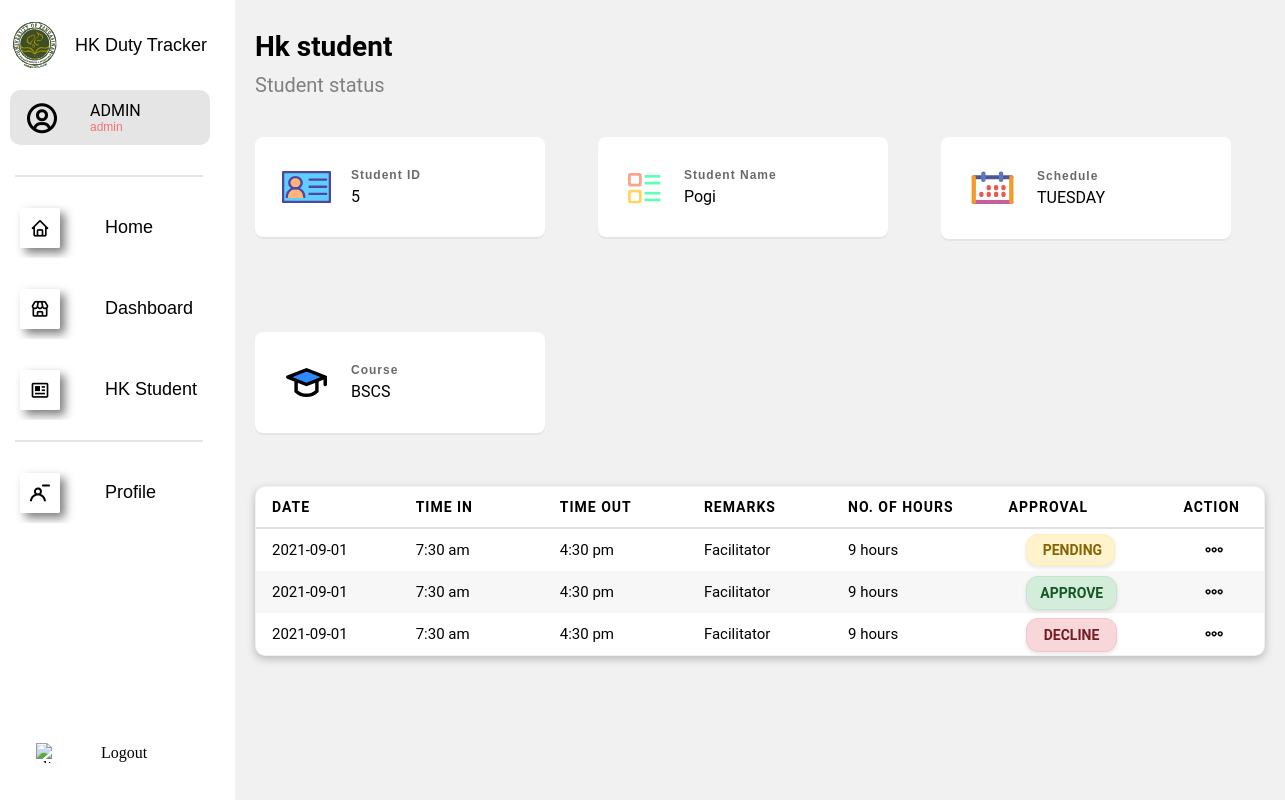
Screenshot of /hk.php?id=5 (signed in) with the database file from the repository.
### tables this page shows
CREATE TABLE students (
    id INT AUTO_INCREMENT PRIMARY KEY,
    name VARCHAR(255),
    hk_type INT(11),
    course_code VARCHAR(50),
    hk_duty_status ENUM('Man Power', 'Facilitator', 'Office Duty'),
    rendered_hours INT(11),
    schedule_days VARCHAR(255)  
);

### hk.php (the view, shortened to what this page needs)
<?php
include 'backend/connection.php';
$student_id = $_GET['id'] ?? null;
if ($student_id) {
    $stmt = $conn->prepare("
    SELECT *,
    schedule_days AS schedule
    FROM students
    WHERE id = ?
    ");
    $stmt->bind_param("i", $student_id);
    $stmt->execute();
    $result = $stmt->get_result();
    if ($result->num_rows === 1) {
        $student_data = $result->fetch_assoc();
    } else {
        header("Location: /ADMIN_DTR/dashboard.php");
        exit;
    }
}
?>
<!DOCTYPE html>
<html lang="en">
<head>
    <link rel="stylesheet" type= "text/css" href = "/ADMIN_DTR/design/hk_style.css">
</head>
<body>
<div class="wrapper">
    <?php include 'includes/sidebar.php'; ?>
    <div class="main">
        <h1 class="title_hk">Hk student</h1>
        <h2 class="subtitle_hk">Student status</h2>
        <div class="student_id_wrapper">
        <?php if(isset($error)): ?>
                <div class="error"><?php echo $error; ?></div>
            <?php elseif(isset($student_data)): ?>
            <div class="student_id_container">
                <div class="student-id-content">
                    <div class="student-img-wrapper">
                        <img loading="lazy"
                            src="/ADMIN_DTR/images/id.svg"
                            alt="Student ID icon"/>
                    </div>
                    <div class="student-id-info">
                        <div class="student-id-label">Student ID</div>
                            <div class="student-id-number">
                                <?php echo htmlspecialchars($student_data['id'])?>
                            </div>
                    </div>
                </div>
            </div>
            <div class="student_id_container">
                <div class="student-id-content">
                    <div class="student-img-wrapper">
                        <img loading="lazy"
                            src="/ADMIN_DTR/images/details.svg"
                            class="student-id-icon"
                            alt="Student ID icon"/>
                    </div>
                    <div class="student-id-info">
                        <div class="student-id-label">Student Name</div>
                        <div class="student-name">
                            <?php echo htmlspecialchars($student_data['name'])?>
                        </div>
                    </div>
                </div>
            </div>
            <div class="student_id_container">
                <div class="student-id-content">
                    <div class="student-img-wrapper">
                        <img loading="lazy"
                            src="/ADMIN_DTR/images/date.svg"
                            class="student-id-icon"
                            alt="Student ID icon"/>
                    </div>
                    <div class="student-id-info">
                        <div class="student-id-label">Schedule</div>
                            <div class="student-schedule">
                                <?php echo htmlspecialchars($student_data['schedule'])?>
                            </div>
                    </div>
                </div>
            </div>
            <div class="student_id_container">
                <div class="student-id-content">
                    <div class="student-img-wrapper">
                        <img loading="lazy"
                            src="/ADMIN_DTR/images/cap.svg"
                            class="student-id-icon"
                            alt="Student ID icon"/>
                    </div>
                    <div class="student-id-info">
                        <div class="student-id-label">Course</div>
                            <div class="student-course">
                            <?php echo htmlspecialchars($student_data['course_code'])?>                            </div>
                    </div>
                </div>
            </div>
            <?php else: ?>
                <div class="notice">Select a Student</div>
            <?php endif;?>
            <?php include 'includes/hourstable.php';?>
        </div>
    </div>
</div>
</body>
</html>

### design/hk_style.css (style rules this page uses)
* { margin: 0; padding: 0; box-sizing: border-box; }
:root { --primary: #2c3e50; --secondary: #7f8c8d; --accent: #3498db; --light: #f8f9fa; --border: #ecf0f1; }
.main { margin-left: 235px; padding: 20px; }
.title_hk { font-family: "Roboto", sans-serif; font-size: 28px; color: black; font-weight: bold; margin-top: 10px; }
.subtitle_hk { margin-top: 10px; font-family: "Roboto", sans-serif; font-style: normal; font-weight: normal; font-size: 20px; color: hsl(0, 0%, 50%); }
.student_id_wrapper { display: flex; gap: 53px; flex-wrap: wrap; }
.student_id_container { width: fit-content; min-width: 220px; max-width: 300px; height: auto; min-height: 100px; margin-top: 40px; border-radius: 8px; font-family: Roboto, sans-serif; font-weight: 400; }
.student-id-content { display: flex; justify-content: flex-start; align-items: center; gap: 20px; background-color: #fff; box-shadow: 0 2px 1px rgba(0, 0, 0, 0.05); border-radius: 8px; padding: 31px 27px; min-width: 290px; max-width: 300px; width: 100%; }
.student-id-icon { aspect-ratio: 1.24; object-fit: contain; object-position: center; width: 50px; align-self: flex-start; height: auto; }
.student-id-content img[src*="details.svg"] { width: 39px; height: auto; margin-top: 3px; }
.student-img-wrapper { display: flex; justify-content: center; align-items: center; flex-shrink: 0; }
.student-img-wrapper img { width: 49px; height: auto; }
.student-id-info { display: flex; flex-direction: column; }
.student-id-label { letter-spacing: 1px; font-family: "Poppins", sans-serif; font-weight: bold; color: rgba(0, 0, 0, 0.59); font-size: 12px; align-self: flex-start; }
.student-id-number,.student-name { text-transform: capitalize; text-wrap: nowrap; font-family: "Roboto", sans-serif; color: #000; font-size: 16px; margin-top: 5px; }
.student-course { text-transform: uppercase; font-family: 'Roboto', sans-serif; font-size: 16px; margin-top: 5px; color: #000; }
.student-schedule { text-transform: uppercase; font-family: 'Roboto', sans-serif; font-size: 16px; margin-top: 5px; color: #000; }

### design/styles.css (style rules this page uses)
* { margin: 0; padding: 0; box-sizing: border-box; }
body { background-color: #f1f1f1; overflow: hidden; }
.wrapper { display: flex; padding-bottom: 20px; min-height: 100vh; }

### rows the page displays
students: id "5", name "Pogi", schedule_days "TUESDAY", course_code "BSCS"

### other values shown
$admin_name "ADMIN"
$admin_role "admin"
